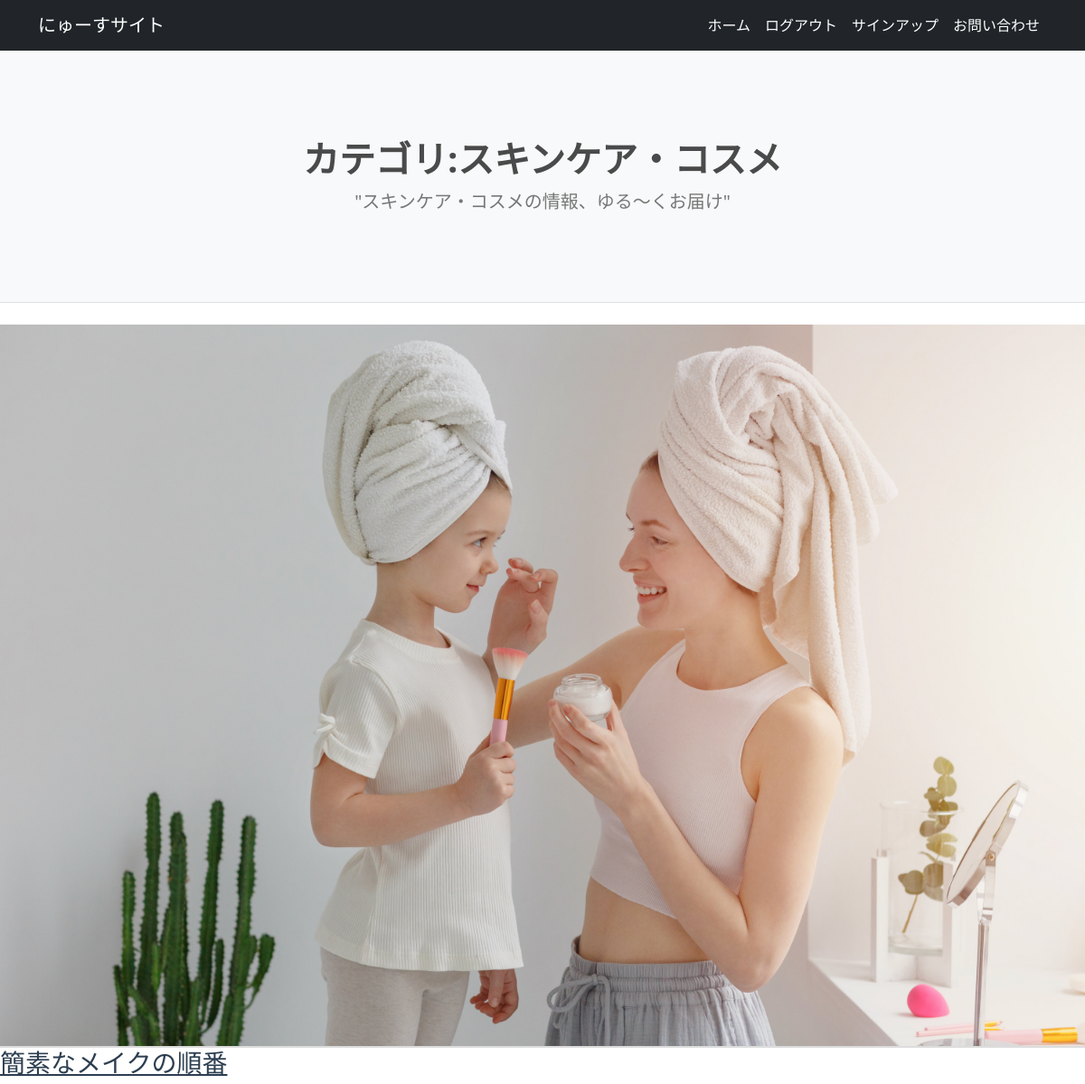
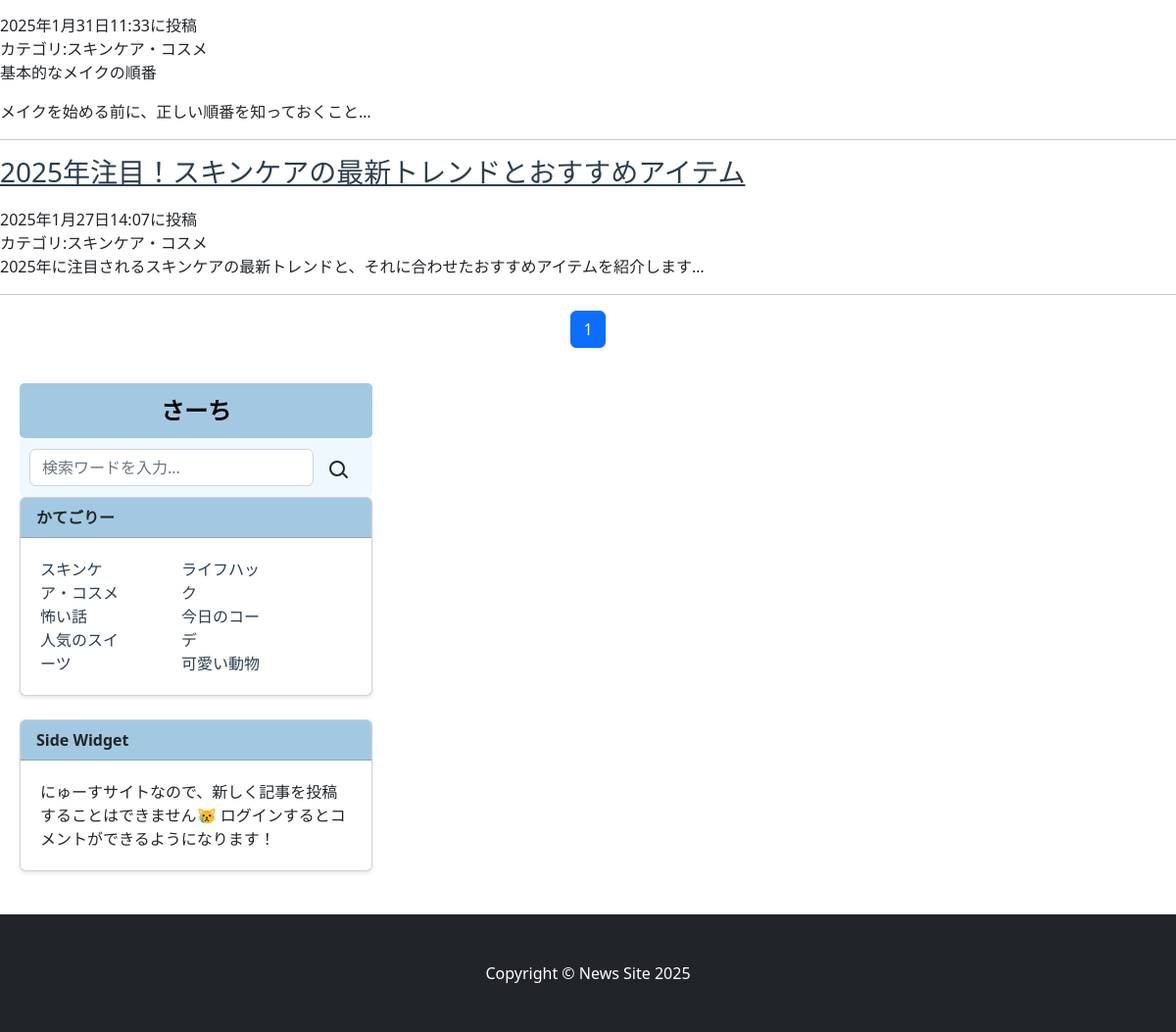
The page /skincare_list/ (signed in) on the database its author committed (2 pictures, top to bottom).
### newsapp2/models.py (models this page shows, shortened)
class NewsPost(models.Model):
    CATEGORY = (('スキンケア・コスメ','肌を愛でる毎日。注目のスキンケアとコスメをチェック'),
                ('怖い話','ゾクッとする恐怖体験、あなたの心を震わせる怪談'),
                ('人気のスイーツ','甘い幸せ、今食べたい人気スイーツをチェック！'),
                ('ライフハック','生活をもっと快適に！知って得するライフハック集'),
                ('今日のコーデ','今日のコーデで決まる！毎日のスタイルアイデア'),
                ('可愛い動物','癒される瞬間、可愛い動物たちの癒し動画＆写真')
                )
    title = models.CharField(
        max_length=100,
        verbose_name='タイトル')
    content = models.TextField(verbose_name='本文')
    posted_at = models.DateTimeField(
        auto_now_add=True,
        verbose_name='投稿日時')
    category = models.CharField(
        max_length=50,
        choices=CATEGORY,
        verbose_name='カテゴリ')
    likes = models.PositiveIntegerField(default=0)  # いいね数を保存するフィールド

### newsapp2/views.py (the view)
# urls.py: path('skincare_list/', views.SkinCareListView.as_view(), name='skincare_list'),
class SkinCareListView(ListView):
    template_name = 'skincare_list.html'
    model = NewsPost
    context_object_name = 'skincare_records'
    queryset = NewsPost.objects.filter(category='スキンケア・コスメ').order_by('-posted_at')
    paginate_by=10

### newsapp2/templates/skincare_list.html (shortened to what this page needs)
{% extends 'base.html' %}
{% load static %}
{% block title %}カテゴリ:スキンケア・コスメ{% endblock %}
{% block subtitle %}"スキンケア・コスメの情報、ゆる～くお届け"{% endblock %}
{% block content %}
<header class="masthead"
style="background-image: url({% static 'assets/img/018.jpeg' %})"></header>
    {% for record in skincare_records %}
    <a href="{% url 'newsapp2:news_detail' record.pk %}">
        <div class="title">
            <h3><a href="{% url 'newsapp2:news_detail' record.pk %}">{{record.title}}</a></h3>
        </div>
        <div class="time">{{record.posted_at}}に投稿</div>
        <div class="category">カテゴリ:{{record.category}}</div>
        <div class="content">{{record.content|truncatechars:50|safe}}</div>
        <hr>
    {% empty %}
        <p>まだ投稿がありません。</p>
    {% endfor %}
{% include 'pagination.html' %}
{% endblock %}

### rows shown on the page
NewsPost: title "簡素なメイクの順番", posted_at "2025年1月31日11:33", category "スキンケア・コスメ", content "基本的なメイクの順番 メイクを始める前に、正しい順番を知っておくこと…"
NewsPost: title "2025年注目！スキンケアの最新トレンドとおすすめアイテム", posted_at "2025年1月27日14:07", category "スキンケア・コスメ", content "2025年に注目されるスキンケアの最新トレンドと、それに合わせたおすすめアイテムを紹介します…"

### other values the page prints
{{ num }} "1"
